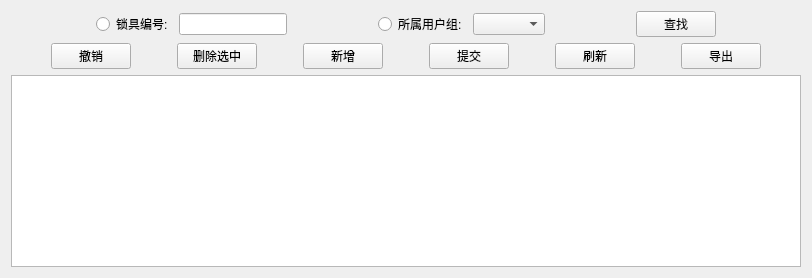
             <widget class="QWidget" name="tab_5">
              <attribute name="title">
               <string>锁具信息管理</string>
              </attribute>
              <layout class="QVBoxLayout" name="verticalLayout_14">
               <item>
                <layout class="QHBoxLayout" name="horizontalLayout_18">
                 <item>
                  <spacer name="horizontalSpacer_90">
                   <property name="orientation">
                    <enum>Qt::Horizontal</enum>
                   </property>
                   <property name="sizeHint" stdset="0">
                    <size>
                     <width>40</width>
                     <height>20</height>
                    </size>
                   </property>
                  </spacer>
                 </item>
                 <item>
                  <widget class="QRadioButton" name="radioButton_8">
                   <property name="text">
                    <string>锁具编号:</string>
                   </property>
                  </widget>
                 </item>
                 <item>
                  <widget class="QLineEdit" name="lineEdit_10"/>
                 </item>
                 <item>
                  <spacer name="horizontalSpacer_91">
                   <property name="orientation">
                    <enum>Qt::Horizontal</enum>
                   </property>
                   <property name="sizeHint" stdset="0">
                    <size>
                     <width>40</width>
                     <height>20</height>
                    </size>
                   </property>
                  </spacer>
                 </item>
                 <item>
                  <widget class="QRadioButton" name="radioButton_9">
                   <property name="text">
                    <string>所属用户组:</string>
                   </property>
                  </widget>
                 </item>
                 <item>
                  <widget class="QComboBox" name="comboBox_6"/>
                 </item>
                 <item>
                  <spacer name="horizontalSpacer_92">
                   <property name="orientation">
                    <enum>Qt::Horizontal</enum>
                   </property>
                   <property name="sizeHint" stdset="0">
                    <size>
                     <width>40</width>
                     <height>20</height>
                    </size>
                   </property>
                  </spacer>
                 </item>
                 <item>
                  <widget class="QPushButton" name="pushButton_18">
                   <property name="minimumSize">
                    <size>
                     <width>75</width>
                     <height>0</height>
                    </size>
                   </property>
                   <property name="text">
                    <string>查找</string>
                   </property>
                   <property name="icon">
                    <iconset>
                     <normaloff>:/image/search.ico</normaloff>:/image/search.ico</iconset>
                   </property>
                  </widget>
                 </item>
                 <item>
                  <spacer name="horizontalSpacer_93">
                   <property name="orientation">
                    <enum>Qt::Horizontal</enum>
                   </property>
                   <property name="sizeHint" stdset="0">
                    <size>
                     <width>40</width>
                     <height>20</height>
                    </size>
                   </property>
                  </spacer>
                 </item>
                </layout>
               </item>
               <item>
                <layout class="QHBoxLayout" name="horizontalLayout_48">
                 <item>
                  <spacer name="horizontalSpacer_94">
                   <property name="orientation">
                    <enum>Qt::Horizontal</enum>
                   </property>
                   <property name="sizeHint" stdset="0">
                    <size>
                     <width>40</width>
                     <height>20</height>
                    </size>
                   </property>
                  </spacer>
                 </item>
                 <item>
                  <widget class="QPushButton" name="pushButton_28">
                   <property name="minimumSize">
                    <size>
                     <width>75</width>
                     <height>0</height>
                    </size>
                   </property>
                   <property name="text">
                    <string>撤销</string>
                   </property>
                   <property name="icon">
                    <iconset>
                     <normaloff>:/image/undo.png</normaloff>:/image/undo.png</iconset>
                   </property>
                  </widget>
                 </item>
                 <item>
                  <spacer name="horizontalSpacer_95">
                   <property name="orientation">
                    <enum>Qt::Horizontal</enum>
                   </property>
                   <property name="sizeHint" stdset="0">
                    <size>
                     <width>40</width>
                     <height>20</height>
                    </size>
                   </property>
                  </spacer>
                 </item>
                 <item>
                  <widget class="QPushButton" name="pushButton_23">
                   <property name="minimumSize">
                    <size>
                     <width>75</width>
                     <height>0</height>
                    </size>
                   </property>
                   <property name="text">
                    <string>删除选中</string>
                   </property>
                   <property name="icon">
                    <iconset>
                     <normaloff>:/image/gtk-delete.png</normaloff>:/image/gtk-delete.png</iconset>
                   </property>
                  </widget>
                 </item>
                 <item>
                  <spacer name="horizontalSpacer_96">
                   <property name="orientation">
                    <enum>Qt::Horizontal</enum>
                   </property>
                   <property name="sizeHint" stdset="0">
                    <size>
                     <width>40</width>
                     <height>20</height>
                    </size>
                   </property>
                  </spacer>
                 </item>
                 <item>
                  <widget class="QPushButton" name="pushButton_24">
                   <property name="minimumSize">
                    <size>
                     <width>75</width>
                     <height>0</height>
                    </size>
                   </property>
                   <property name="text">
                    <string>新增</string>
                   </property>
                   <property name="icon">
                    <iconset>
                     <normaloff>:/image/add.png</normaloff>:/image/add.png</iconset>
                   </property>
                  </widget>
                 </item>
                 <item>
                  <spacer name="horizontalSpacer_97">
                   <property name="orientation">
                    <enum>Qt::Horizontal</enum>
                   </property>
                   <property name="sizeHint" stdset="0">
                    <size>
                     <width>40</width>
                     <height>20</height>
                    </size>
                   </property>
                  </spacer>
                 </item>
                 <item>
                  <widget class="QPushButton" name="pushButton_17">
                   <property name="minimumSize">
                    <size>
                     <width>75</width>
                     <height>0</height>
                    </size>
                   </property>
                   <property name="text">
                    <string>提交</string>
                   </property>
                   <property name="icon">
                    <iconset>
                     <normaloff>:/image/confirm.ico</normaloff>:/image/confirm.ico</iconset>
                   </property>
                  </widget>
                 </item>
                 <item>
                  <spacer name="horizontalSpacer_98">
                   <property name="orientation">
                    <enum>Qt::Horizontal</enum>
                   </property>
                   <property name="sizeHint" stdset="0">
                    <size>
                     <width>40</width>
                     <height>20</height>
                    </size>
                   </property>
                  </spacer>
                 </item>
                 <item>
                  <widget class="QPushButton" name="pushButton_22">
                   <property name="minimumSize">
                    <size>
                     <width>75</width>
                     <height>0</height>
                    </size>
                   </property>
                   <property name="text">
                    <string>刷新</string>
                   </property>
                   <property name="icon">
                    <iconset>
                     <normaloff>:/image/gtk-refresh.png</normaloff>:/image/gtk-refresh.png</iconset>
                   </property>
                  </widget>
                 </item>
                 <item>
                  <spacer name="horizontalSpacer_99">
                   <property name="orientation">
                    <enum>Qt::Horizontal</enum>
                   </property>
                   <property name="sizeHint" stdset="0">
                    <size>
                     <width>40</width>
                     <height>20</height>
                    </size>
                   </property>
                  </spacer>
                 </item>
                 <item>
                  <widget class="QPushButton" name="pushButton_68">
                   <property name="minimumSize">
                    <size>
                     <width>75</width>
                     <height>0</height>
                    </size>
                   </property>
                   <property name="text">
                    <string>导出</string>
                   </property>
                   <property name="icon">
                    <iconset>
                     <normaloff>:/image/gtk-save-as.png</normaloff>:/image/gtk-save-as.png</iconset>
                   </property>
                  </widget>
                 </item>
                 <item>
                  <spacer name="horizontalSpacer_100">
                   <property name="orientation">
                    <enum>Qt::Horizontal</enum>
                   </property>
                   <property name="sizeHint" stdset="0">
                    <size>
                     <width>40</width>
                     <height>20</height>
                    </size>
                   </property>
                  </spacer>
                 </item>
                </layout>
               </item>
               <item>
                <widget class="QTableView" name="tableView_5"/>
               </item>
              </layout>
             </widget>
